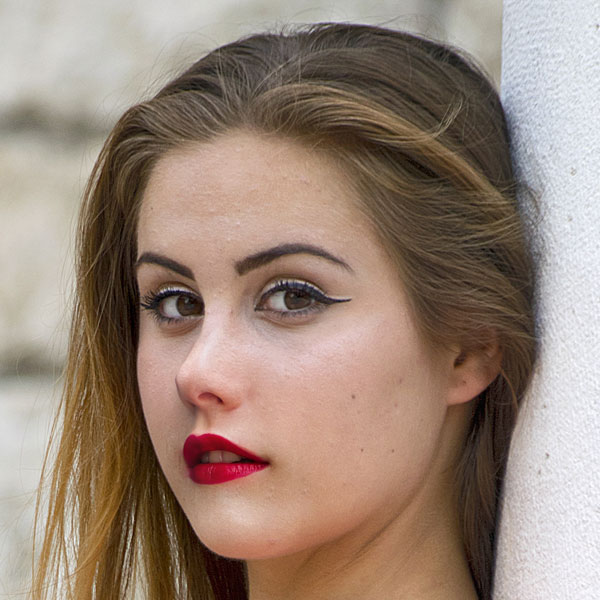
#> input picture Dataset/test/fake/mid_331_0011.jpg, 600 x 600 px
$ python -i fft_features.py   (imports and definitions only)
#> lines starting #> are read from the running program, lines starting #| are printed output that depends on the picture
#> further down, picture is the input picture: shape (600, 600, 3); mean B, G, R 120, 133.6, 153.8
import cv2
import numpy as np

def fft_feature(image):

    gray = cv2.cvtColor(image,cv2.COLOR_BGR2GRAY)
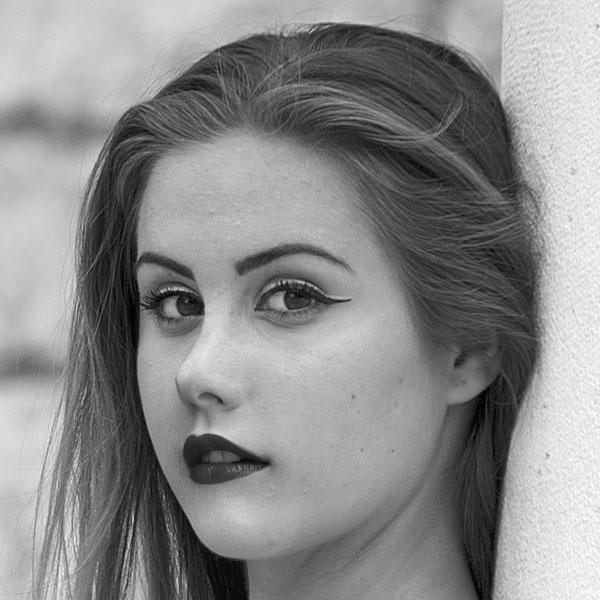
#> gray: shape (600, 600); min 0, max 254, mean 138.1

    fft = np.fft.fft2(gray)

    fft_shift = np.fft.fftshift(fft)

    magnitude = np.log(np.abs(fft_shift)+1)
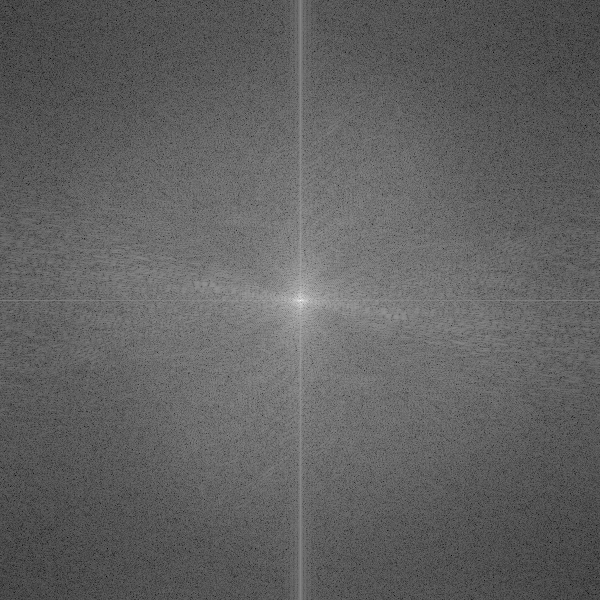
#> magnitude: shape (600, 600) float64; min 1.34, max 17.72, mean 7.61; drawn with min black and max white

    # normalize
    magnitude = magnitude / np.max(magnitude)

    magnitude = cv2.resize(magnitude,(224,224))
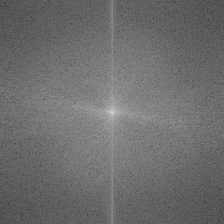
#> magnitude: shape (224, 224) float64; min 0.117, max 0.844, mean 0.43

    return magnitude

>>> import cv2
>>> picture = cv2.imread('../Dataset/test/fake/mid_331_0011.jpg')
>>> result = fft_feature(picture)

$ run again, on Dataset/test/fake/mid_333_1101.jpg
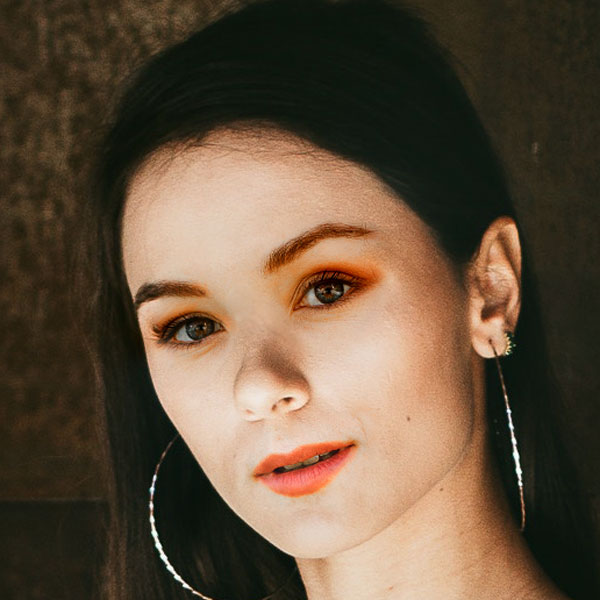
#> input picture Dataset/test/fake/mid_333_1101.jpg, 600 x 600 px
#> picture is the input picture: shape (600, 600, 3); mean B, G, R 61.7, 81.1, 99.2
#> in fft_feature, `gray = cv2.cvtColor(image,cv2.COLOR_BGR2GRAY)`:
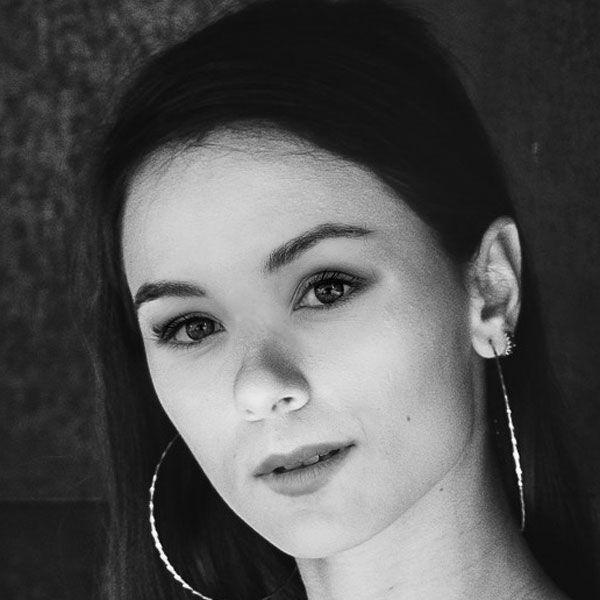
#> gray: shape (600, 600); min 0, max 255, mean 84.3
#> in fft_feature, `magnitude = np.log(np.abs(fft_shift)+1)`:
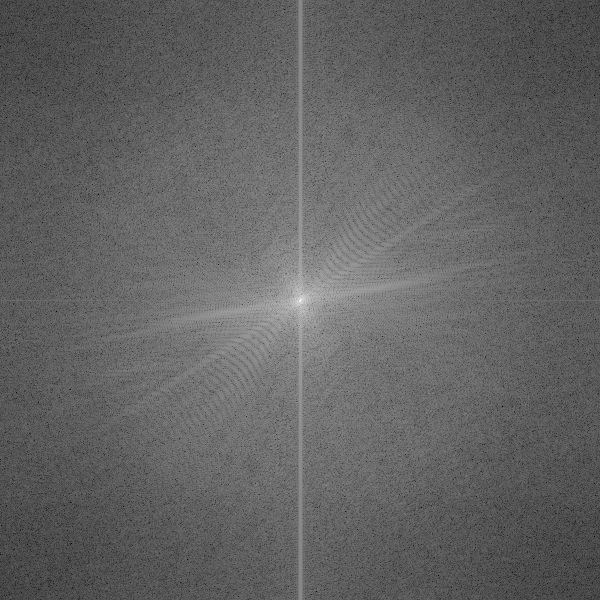
#> magnitude: shape (600, 600) float64; min 1.09, max 17.23, mean 7.36; drawn with min black and max white

$ run again, on Dataset/test/fake/mid_335_1100.jpg
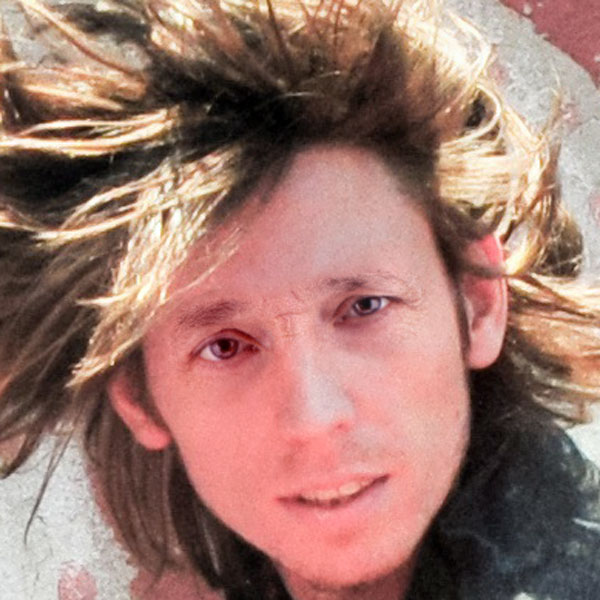
#> input picture Dataset/test/fake/mid_335_1100.jpg, 600 x 600 px
#> picture is the input picture: shape (600, 600, 3); mean B, G, R 110.3, 120, 158.4
#> in fft_feature, `gray = cv2.cvtColor(image,cv2.COLOR_BGR2GRAY)`:
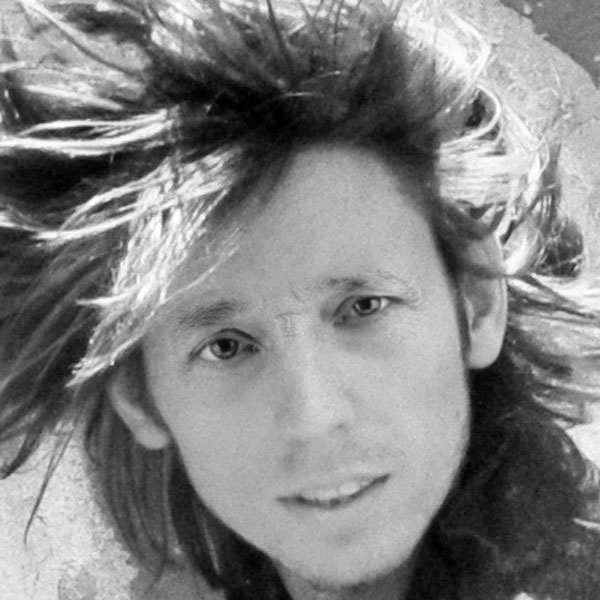
#> gray: shape (600, 600); min 0, max 255, mean 130.4
#> in fft_feature, `magnitude = np.log(np.abs(fft_shift)+1)`:
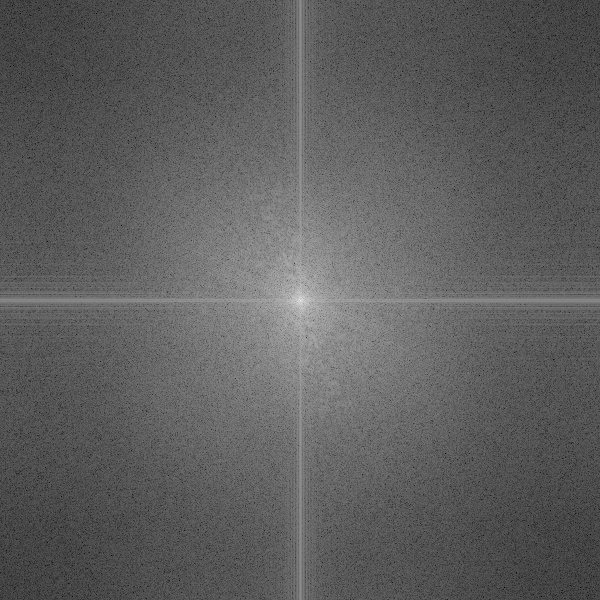
#> magnitude: shape (600, 600) float64; min 0.911, max 17.66, mean 7.13; drawn with min black and max white

$ run again, on Dataset/test/fake/mid_336_1111.jpg
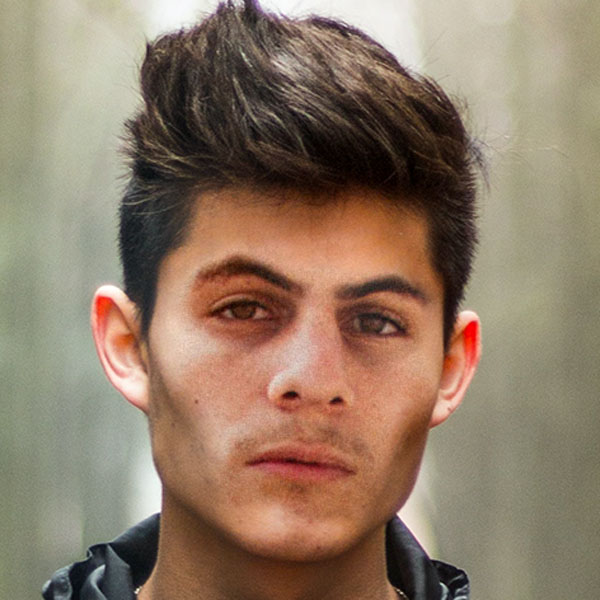
#> input picture Dataset/test/fake/mid_336_1111.jpg, 600 x 600 px
#> picture is the input picture: shape (600, 600, 3); mean B, G, R 103.3, 122.9, 143.9
#> in fft_feature, `gray = cv2.cvtColor(image,cv2.COLOR_BGR2GRAY)`:
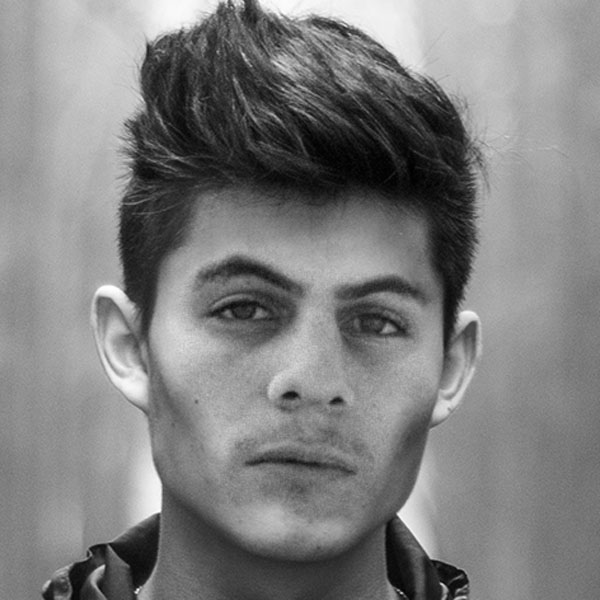
#> gray: shape (600, 600); min 0, max 255, mean 127
#> in fft_feature, `magnitude = np.log(np.abs(fft_shift)+1)`:
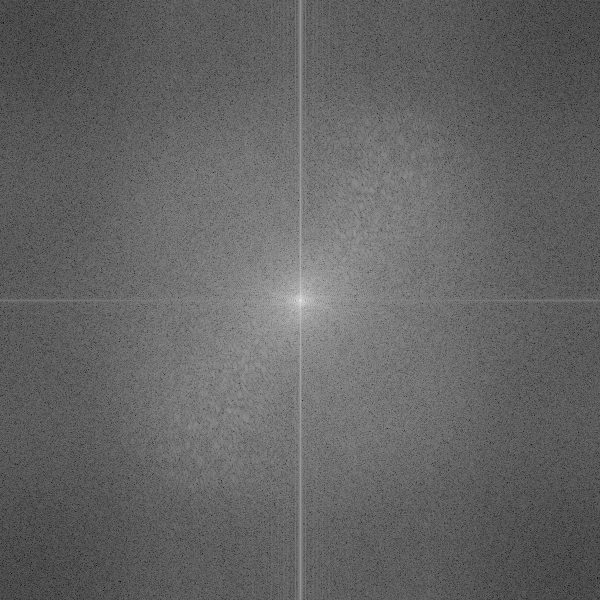
#> magnitude: shape (600, 600) float64; min 0.459, max 17.64, mean 7.25; drawn with min black and max white
